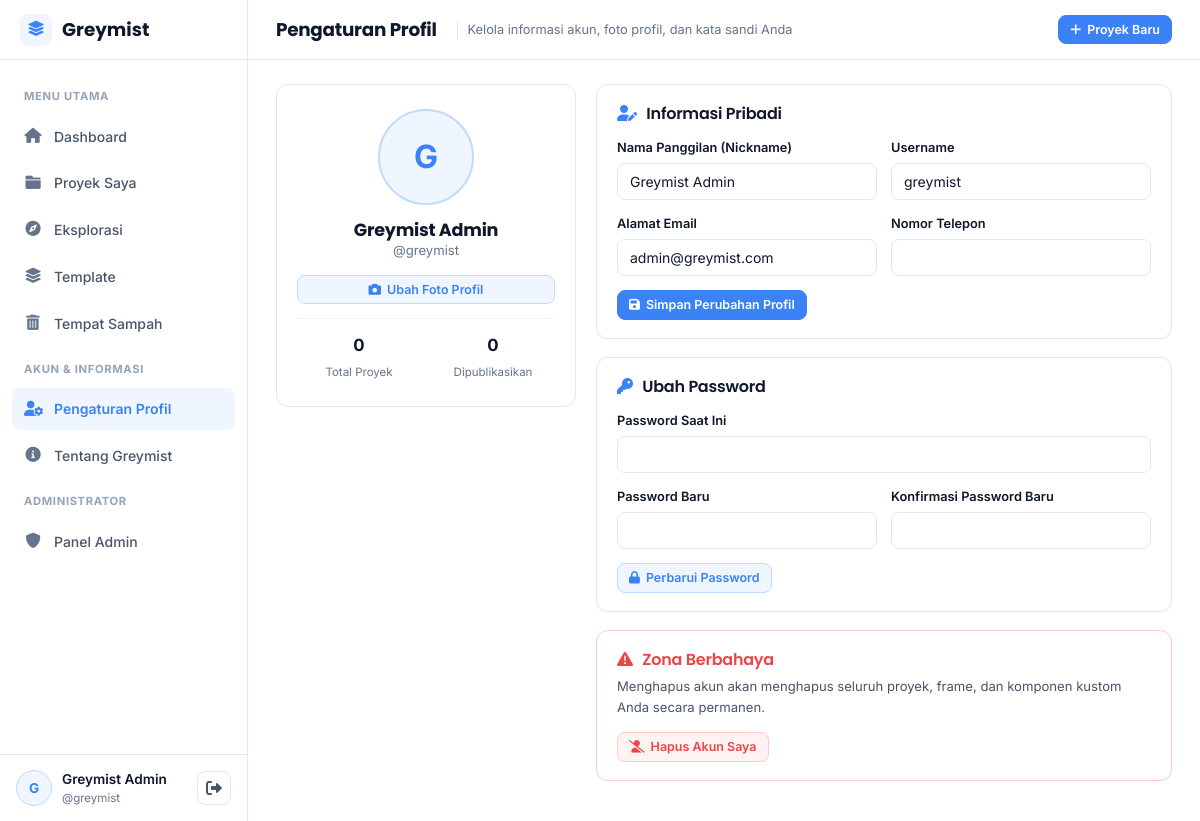
Screenshot of /user/profile.php (signed in) with the database file from the repository.
### tables this page shows
CREATE TABLE `gm_users` (
  `user_id` int NOT NULL,
  `nickname` varchar(100) DEFAULT NULL,
  `username` varchar(100) NOT NULL,
  `password` varchar(255) NOT NULL,
  `phone` varchar(20) DEFAULT NULL,
  `email` varchar(150) DEFAULT NULL,
  `profile` varchar(255) DEFAULT NULL,
  `is_admin` tinyint(1) DEFAULT '0',
  `created_at` timestamp NOT NULL DEFAULT CURRENT_TIMESTAMP,
  `last_login` timestamp NULL DEFAULT NULL
);

### views/pages/profile.php (the view, shortened to what the rows shown need)
<?php
$active_page   = 'profile';
require ROOT_PATH . '/views/layouts/header.php';
?>
<div class="profile-layout">
    <aside class="profile-summary-card">
        <div class="profile-avatar-large">
            <?php if ($avatar_url !== ''): ?>
                <img src="<?= e($avatar_url) ?>" alt="<?= e($display_name) ?>">
            <?php else: ?>
                <span><?= e($initial) ?></span>
            <?php endif; ?>
        </div>
        <h3 class="profile-name"><?= e($display_name) ?></h3>
        <div class="profile-handle">@<?= e($current_user['username']) ?></div>
        <form method="POST" action="<?= e(action_url('upload_profile_picture')) ?>" enctype="multipart/form-data" style="margin-bottom: 8px;">
            <label class="btn btn-soft-blue btn-sm" style="width: 100%; cursor: pointer;">
                <i class="fas fa-camera"></i>
                <span>Ubah Foto Profil</span>
            </label>
        </form>
        <div class="profile-mini-stats">
            <div class="profile-mini-stat">
                <strong><?= (int)($user_stats['total_projects'] ?? 0) ?></strong>
                <span>Total Proyek</span>
            </div>
            <div class="profile-mini-stat">
                <strong><?= (int)($user_stats['published_projects'] ?? 0) ?></strong>
                <span>Dipublikasikan</span>
            </div>
        </div>
    </aside>
    <div class="profile-sections">
        <section class="panel-card">
            <h3 style="margin-bottom: 14px; font-size: 1rem;">
                <i class="fas fa-user-edit" style="color: var(--btn-blue); margin-right: 6px;"></i>
                Informasi Pribadi
            </h3>
            <form method="POST" action="<?= e(action_url('update_profile')) ?>">
                <div class="form-row">
                    <div class="form-group">
                        <label class="form-label" for="nickname">Nama Panggilan (Nickname)</label>
                        <input type="text" class="form-control" id="nickname" name="nickname" value="<?= e($current_user['nickname'] ?? '') ?>" placeholder="Nama tampilan Anda">
                    </div>
                    <div class="form-group">
                        <label class="form-label" for="username">Username</label>
                        <input type="text" class="form-control" id="username" name="username" value="<?= e($current_user['username'] ?? '') ?>" required>
                    </div>
                </div>
                <div class="form-row">
                    <div class="form-group">
                        <label class="form-label" for="email">Alamat Email</label>
                        <input type="email" class="form-control" id="email" name="email" value="<?= e($current_user['email'] ?? '') ?>" required>
                    </div>
                    <div class="form-group">
                        <label class="form-label" for="phone">Nomor Telepon</label>
                        <input type="tel" class="form-control" id="phone" name="phone" value="<?= e($current_user['phone'] ?? '') ?>">
                    </div>
                </div>
                <button type="submit" class="btn btn-primary btn-sm">
                    <i class="fas fa-save"></i>
                    <span>Simpan Perubahan Profil</span>
                </button>
            </form>
        </section>
        <section class="panel-card">
            <h3 style="margin-bottom: 14px; font-size: 1rem;">
                <i class="fas fa-key" style="color: var(--btn-blue); margin-right: 6px;"></i>
                Ubah Password
            </h3>
            <form method="POST" action="<?= e(action_url('update_password')) ?>">
                <div class="form-group">
                    <label class="form-label" for="current_password">Password Saat Ini</label>
                    <input type="password" class="form-control" id="current_password" name="current_password" required>
                </div>
                <div class="form-row">
                    <div class="form-group">
                        <label class="form-label" for="new_password">Password Baru</label>
                        <input type="password" class="form-control" id="new_password" name="new_password" required minlength="6">
                    </div>
                    <div class="form-group">
                        <label class="form-label" for="confirm_password">Konfirmasi Password Baru</label>
                        <input type="password" class="form-control" id="confirm_password" name="confirm_password" required minlength="6">
                    </div>
                </div>
                <button type="submit" class="btn btn-soft-blue btn-sm">
                    <i class="fas fa-lock"></i>
                    <span>Perbarui Password</span>
                </button>
            </form>
        </section>
        <section class="panel-card danger-zone-card">
            <h3 style="margin-bottom: 6px; font-size: 1rem; color: var(--color-danger);">
                <i class="fas fa-exclamation-triangle" style="margin-right: 6px;"></i>
                Zona Berbahaya
            </h3>
            <p style="margin-bottom: 14px; font-size: 0.82rem;">
                Menghapus akun akan menghapus seluruh proyek, frame, dan komponen kustom Anda secara permanen.
            </p>
            <button type="button" class="btn btn-danger btn-sm"
                    onclick="openConfirmActionModal({
                        actionUrl: '<?= e(action_url('delete_account')) ?>',
                        projectId: '',
                        title: 'Hapus Akun Permanen',
                        message: 'Apakah Anda yakin ingin menghapus akun Greymist Anda beserta seluruh proyek di dalamnya secara permanen?',
                        confirmText: 'Ya, Hapus Akun Saya',
                        buttonClass: 'btn-danger btn-sm'
                    })">
                <i class="fas fa-user-slash"></i>
                <span>Hapus Akun Saya</span>
            </button>
        </section>
    </div>
</div>
<?php require ROOT_PATH . '/views/layouts/footer.php'; ?>

### views/layouts/sidebar.php (shortened to what the rows shown need)
<?php
$active_page   = $active_page ?? 'dashboard';
$is_admin_view = $is_admin_view ?? false;
$display_name  = $current_user['nickname'] ?: ($current_user['username'] ?? 'User');
$initial       = strtoupper(substr($display_name, 0, 1));
$avatar_url    = !empty($current_user['profile']) ? upload_url($current_user['profile']) : '';
?>
<aside class="app-sidebar" id="appSidebar">
    <div class="sidebar-brand">
        <a href="<?= e(route_url($is_admin_view ? 'admin_dashboard' : 'dashboard')) ?>" class="sidebar-brand-link">
            <span class="sidebar-brand-icon">
                <i class="fas fa-layer-group"></i>
            </span>
            <span><?= e($site_settings['site_name'] ?? 'Greymist') ?></span>
        </a>
    </div>
    <nav class="sidebar-nav">
        <?php if ($is_admin_view): ?>
            <div class="sidebar-section-label">Manajemen Sistem</div>
            <a href="<?= e(route_url('admin_dashboard')) ?>" class="sidebar-link <?= $active_page === 'admin_dashboard' ? 'active' : '' ?>">
                <i class="fas fa-chart-pie"></i>
                <span>Dashboard Admin</span>
            </a>
            <a href="<?= e(route_url('admin_users')) ?>" class="sidebar-link <?= $active_page === 'admin_users' ? 'active' : '' ?>">
                <i class="fas fa-users"></i>
                <span>Manajemen Pengguna</span>
            </a>
            <a href="<?= e(route_url('admin_projects')) ?>" class="sidebar-link <?= $active_page === 'admin_projects' ? 'active' : '' ?>">
                <i class="fas fa-folder-open"></i>
                <span>Semua Proyek</span>
            </a>
            <a href="<?= e(route_url('admin_templates')) ?>" class="sidebar-link <?= $active_page === 'admin_templates' ? 'active' : '' ?>">
                <i class="fas fa-clone"></i>
                <span>Kelola Template</span>
            </a>
            <a href="<?= e(route_url('admin_reports')) ?>" class="sidebar-link <?= $active_page === 'admin_reports' ? 'active' : '' ?>">
                <i class="fas fa-flag"></i>
                <span>Laporan & Moderasi</span>
            </a>
            <a href="<?= e(route_url('admin_settings')) ?>" class="sidebar-link <?= $active_page === 'admin_settings' ? 'active' : '' ?>">
                <i class="fas fa-sliders-h"></i>
                <span>Pengaturan Sistem</span>
            </a>
            <div class="sidebar-section-label">Pintasan</div>
            <a href="<?= e(route_url('dashboard')) ?>" class="sidebar-link">
                <i class="fas fa-arrow-left"></i>
                <span>Kembali ke Dashboard</span>
            </a>
        <?php else: ?>
            <div class="sidebar-section-label">Menu Utama</div>
            <a href="<?= e(route_url('dashboard')) ?>" class="sidebar-link <?= $active_page === 'dashboard' ? 'active' : '' ?>">
                <i class="fas fa-home"></i>
                <span>Dashboard</span>
            </a>
            <a href="<?= e(route_url('projects')) ?>" class="sidebar-link <?= $active_page === 'projects' ? 'active' : '' ?>">
                <i class="fas fa-folder"></i>
                <span>Proyek Saya</span>
            </a>
            <a href="<?= e(route_url('explore')) ?>" class="sidebar-link <?= $active_page === 'explore' ? 'active' : '' ?>">
                <i class="fas fa-compass"></i>
                <span>Eksplorasi</span>
            </a>
            <a href="<?= e(route_url('templates')) ?>" class="sidebar-link <?= $active_page === 'templates' ? 'active' : '' ?>">
                <i class="fas fa-layer-group"></i>
                <span>Template</span>
            </a>
            <a href="<?= e(route_url('trash')) ?>" class="sidebar-link <?= $active_page === 'trash' ? 'active' : '' ?>">
                <i class="fas fa-trash-alt"></i>
                <span>Tempat Sampah</span>
            </a>
            <div class="sidebar-section-label">Akun & Informasi</div>
            <a href="<?= e(route_url('profile')) ?>" class="sidebar-link <?= $active_page === 'profile' ? 'active' : '' ?>">
                <i class="fas fa-user-cog"></i>
                <span>Pengaturan Profil</span>
            </a>
            <a href="<?= e(route_url('about')) ?>" class="sidebar-link <?= $active_page === 'about' ? 'active' : '' ?>">
                <i class="fas fa-info-circle"></i>
                <span>Tentang Greymist</span>
            </a>
            <?php if (is_admin()): ?>
                <div class="sidebar-section-label">Administrator</div>
                <a href="<?= e(route_url('admin_dashboard')) ?>" class="sidebar-link">
                    <i class="fas fa-shield-alt"></i>
                    <span>Panel Admin</span>
                </a>
            <?php endif; ?>
        <?php endif; ?>
    </nav>
    <div class="sidebar-footer">
        <div class="sidebar-user-card">
            <a href="<?= e(route_url('profile')) ?>" class="sidebar-user-info">
                <div class="sidebar-avatar">
                    <?php if ($avatar_url !== ''): ?>
                        <img src="<?= e($avatar_url) ?>" alt="<?= e($display_name) ?>">
                    <?php else: ?>
                        <span><?= e($initial) ?></span>
                    <?php endif; ?>
                </div>
                <div class="sidebar-user-meta">
                    <div class="sidebar-user-name"><?= e($display_name) ?></div>
                    <div class="sidebar-user-role">@<?= e($current_user['username'] ?? 'user') ?></div>
                </div>
            </a>
            <a href="<?= e(action_url($is_admin_view ? 'admin_logout' : 'logout')) ?>" class="btn-icon danger" title="Keluar Sesi">
                <i class="fas fa-sign-out-alt"></i>
            </a>
        </div>
    </div>
</aside>

### rows the page displays
gm_users: nickname "G", nickname "Greymist Admin", username "greymist", email "admin@greymist.com"

### other values shown
$site_settings['site_name'] "Greymist"
$page_title "Pengaturan Profil"
$page_subtitle "Kelola informasi akun, foto profil, dan kata sandi Anda"
$user_stats['total_projects'] "0"
$user_stats['published_projects'] "0"
